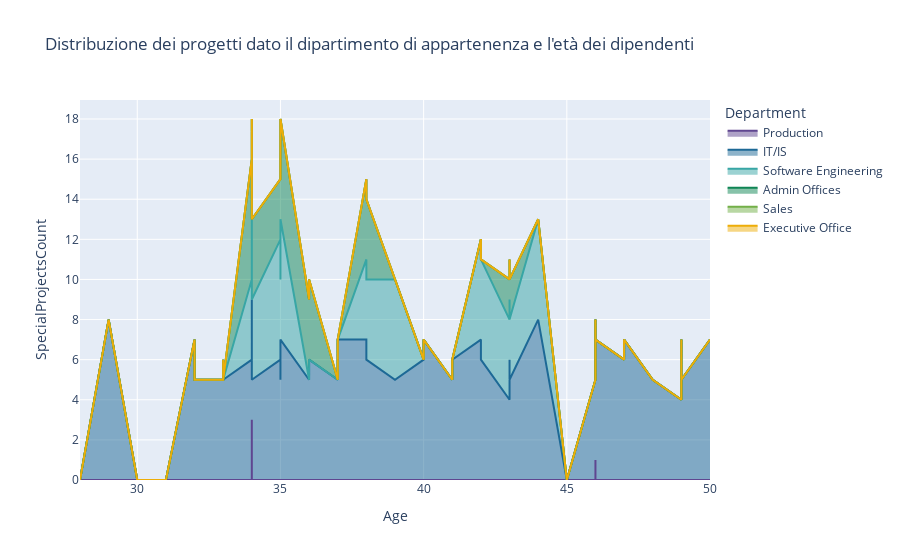

The notebook cell saved with this chart:
### Markdown cell above
Al fine di potenziare la visualizzazione e rendere più distinguibili le aree più piccole, si è deciso di implementare una versione interattiva del medesimo grafico.

### Code cell
import plotly.express as px
fig = px.area(df, x="Age", y="SpecialProjectsCount", color="Department", title="Distribuzione dei progetti dato il dipartimento di appartenenza e l'età dei dipendenti",color_discrete_sequence=px.colors.qualitative.Prism)
fig.show()

### Figure 1 — Plotly figure (JSON) as saved in the notebook; plotly's stock layout.template omitted (floating-point values rounded to 4 significant figures; data arrays with more than 128 entries replaced by an {"elided": "..."} marker saying what was removed)
{"data": [{"fillpattern": {"shape": ""}, "hovertemplate": "Department=Production       <br>Age=%{x}<br>SpecialProjectsCount=%{y}<extra></extra>", "legendgroup": "Production       ", "line": {"color": "rgb(95, 70, 144)"}, "marker": {"symbol": "circle"}, "mode": "lines", "name": "Production       ", "orientation": "v", "showlegend": true, "stackgroup": "1", "type": "scatter", "x": {"elided": "209 int values"}, "xaxis": "x", "y": {"elided": "209 int values"}, "yaxis": "y"}, {"fillpattern": {"shape": ""}, "hovertemplate": "Department=IT/IS<br>Age=%{x}<br>SpecialProjectsCount=%{y}<extra></extra>", "legendgroup": "IT/IS", "line": {"color": "rgb(29, 105, 150)"}, "marker": {"symbol": "circle"}, "mode": "lines", "name": "IT/IS", "orientation": "v", "showlegend": true, "stackgroup": "1", "type": "scatter", "x": [47, 34, 33, 36, 42, 35, 50, 36, 35, 43, 29, 38, 33, 48, 34, 41, 46, 49, 32, 41, 32, 38, 35, 36, 34, 33, 35, 43, 47, 37, 37, 42, 40, 49, 49, 49, 41, 34, 41, 47, 49, 39, 34, 34, 46, 35, 40, 44, 42, 43], "xaxis": "x", "y": [6, 6, 5, 5, 7, 6, 7, 6, 6, 4, 8, 7, 6, 5, 6, 5, 5, 4, 7, 5, 5, 6, 5, 6, 7, 5, 6, 6, 6, 5, 7, 6, 6, 7, 5, 7, 6, 5, 6, 7, 5, 5, 6, 5, 7, 7, 7, 8, 6, 5], "yaxis": "y"}, {"fillpattern": {"shape": ""}, "hovertemplate": "Department=Software Engineering<br>Age=%{x}<br>SpecialProjectsCount=%{y}<extra></extra>", "legendgroup": "Software Engineering", "line": {"color": "rgb(56, 166, 165)"}, "marker": {"symbol": "circle"}, "mode": "lines", "name": "Software Engineering", "orientation": "v", "showlegend": true, "stackgroup": "1", "type": "scatter", "x": [43, 44, 35, 42, 35, 34, 43, 37, 35, 39, 38], "xaxis": "x", "y": [4, 5, 6, 5, 4, 4, 3, 0, 6, 5, 4], "yaxis": "y"}, {"fillpattern": {"shape": ""}, "hovertemplate": "Department=Admin Offices<br>Age=%{x}<br>SpecialProjectsCount=%{y}<extra></extra>", "legendgroup": "Admin Offices", "line": {"color": "rgb(15, 133, 84)"}, "marker": {"symbol": "circle"}, "mode": "lines", "name": "Admin Offices", "orientation": "v", "showlegend": true, "stackgroup": "1", "type": "scatter", "x": [35, 34, 43, 36, 38, 37, 34, 34, 35], "xaxis": "x", "y": [3, 6, 2, 4, 4, 0, 5, 4, 5], "yaxis": "y"}, {"fillpattern": {"shape": ""}, "hovertemplate": "Department=Sales<br>Age=%{x}<br>SpecialProjectsCount=%{y}<extra></extra>", "legendgroup": "Sales", "line": {"color": "rgb(115, 175, 72)"}, "marker": {"symbol": "circle"}, "mode": "lines", "name": "Sales", "orientation": "v", "showlegend": true, "stackgroup": "1", "type": "scatter", "x": [42, 40, 48, 32, 46, 35, 33, 46, 41, 49, 32, 46, 33, 43, 32, 42, 46, 33, 37, 33, 32, 40, 33, 32, 37, 48, 33, 42, 45, 31, 32], "xaxis": "x", "y": [0, 0, 0, 0, 0, 0, 0, 0, 0, 0, 0, 0, 0, 0, 0, 0, 0, 0, 0, 0, 0, 0, 0, 0, 0, 0, 0, 0, 0, 0, 0], "yaxis": "y"}, {"fillpattern": {"shape": ""}, "hovertemplate": "Department=Executive Office<br>Age=%{x}<br>SpecialProjectsCount=%{y}<extra></extra>", "legendgroup": "Executive Office", "line": {"color": "rgb(237, 173, 8)"}, "marker": {"symbol": "circle"}, "mode": "lines", "name": "Executive Office", "orientation": "v", "showlegend": true, "stackgroup": "1", "type": "scatter", "x": [32], "xaxis": "x", "y": [0], "yaxis": "y"}], "layout": {"autosize": true, "legend": {"title": {"text": "Department"}, "tracegroupgap": 0}, "title": {"text": "Distribuzione dei progetti dato il dipartimento di appartenenza e l'età dei dipendenti"}, "xaxis": {"anchor": "y", "autorange": true, "domain": [0, 1], "range": [28, 50], "title": {"text": "Age"}, "type": "linear"}, "yaxis": {"anchor": "x", "autorange": true, "domain": [0, 1], "range": [0, 18.95], "title": {"text": "SpecialProjectsCount"}, "type": "linear"}}}
